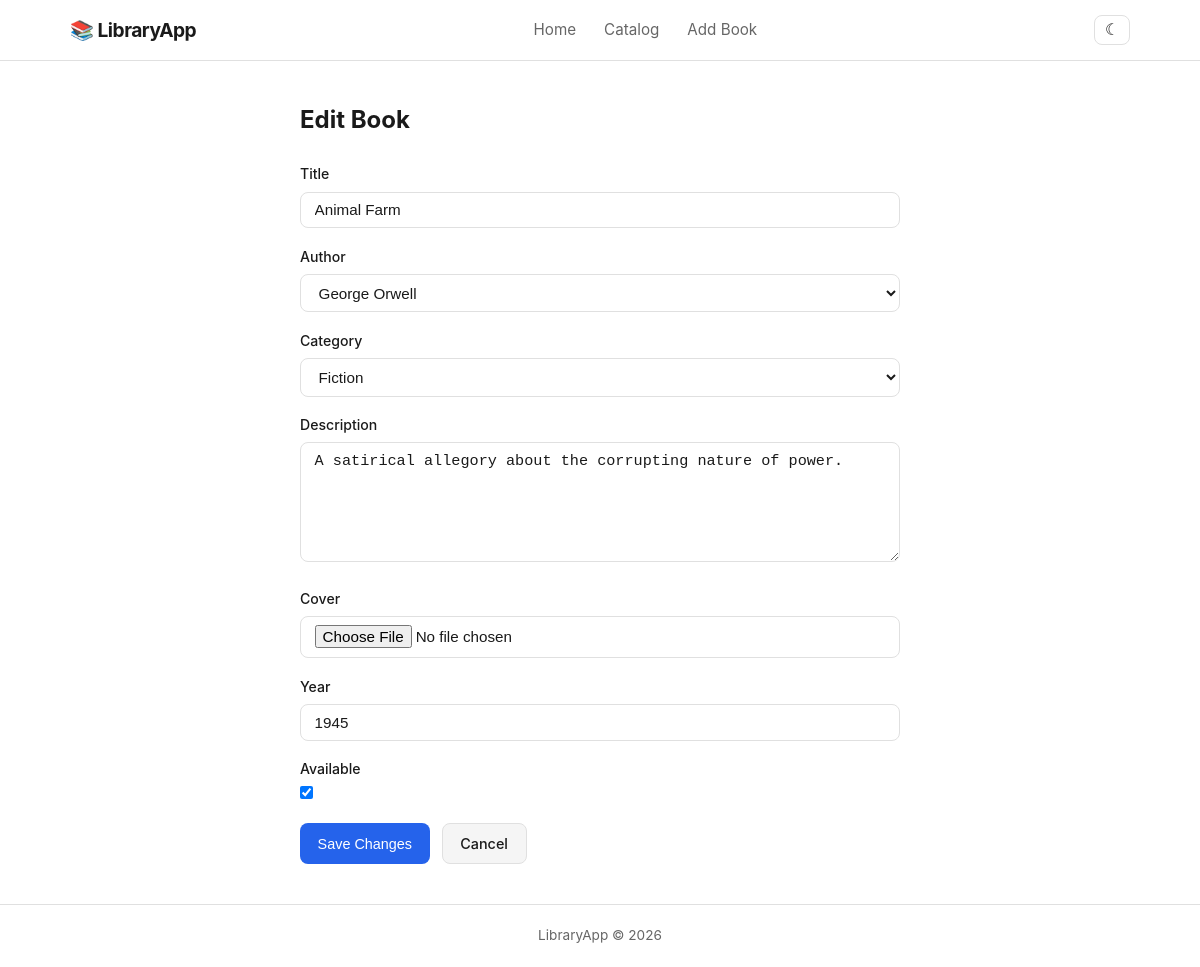
The page /book/2/edit/ on the database its author committed.
### library/models.py (models this page shows, shortened)
class Book(models.Model):
    title       = models.CharField(max_length=300)
    author      = models.ForeignKey(Author, on_delete=models.CASCADE, related_name='books')
    category    = models.ForeignKey(Category, on_delete=models.SET_NULL, null=True, blank=True)
    description = models.TextField(blank=True)
    cover       = models.ImageField(upload_to='covers/', blank=True, null=True)
    year        = models.PositiveIntegerField(null=True, blank=True)
    available   = models.BooleanField(default=True)
    created_at  = models.DateTimeField(auto_now_add=True)
    class Meta:
        ordering = ['-created_at']

### library/views.py (the view)
# urls.py: path('book/<int:pk>/edit/',       views.book_edit,   name='book_edit'),
def book_edit(request, pk):
    book = get_object_or_404(Book, pk=pk)
    if request.method == 'POST':
        form = BookForm(request.POST, request.FILES, instance=book)
        if form.is_valid():
            form.save()
            messages.success(request, f'"{book.title}" has been updated.')
            return redirect('book_detail', pk=book.pk)
    else:
        form = BookForm(instance=book)
    return render(request, 'library/book_form.html', {'form': form, 'book': book})

### library/forms.py (shortened to what this page needs)
class BookForm(forms.ModelForm):
    class Meta:
        model  = Book
        fields = ['title', 'author', 'category', 'description', 'cover', 'year', 'available']
        widgets = {
            'description': forms.Textarea(attrs={'rows': 4}),
        }

### library/models.py (called while the page is built)
    def __str__(self):
        return self.name

    def __str__(self):
        return self.name

### templates/library/book_form.html (shortened to what this page needs)
{% extends "base.html" %}
{% block content %}
<div class="container">
  <div class="form-wrap">
    <h1>{% if book %}Edit Book{% else %}Add New Book{% endif %}</h1>
    <form method="post" enctype="multipart/form-data" novalidate>
      {% for field in form %}
      <div class="form-group">
        <label for="{{ field.id_for_label }}">{{ field.label }}</label>
        {% if field.field.widget.input_type == 'checkbox' %}
          <div class="checkbox-row">
            {{ field }}
          </div>
        {% else %}
          {{ field }}
        {% endif %}
      </div>
      {% endfor %}
      <div class="form-actions">
        <button type="submit" class="btn btn-primary">
          {% if book %}Save Changes{% else %}Add Book{% endif %}
        </button>
        <a href="{% if book %}{% url 'book_detail' book.pk %}{% else %}{% url 'catalog' %}{% endif %}" class="btn btn-secondary">Cancel</a>
      </div>
    </form>
  </div>
</div>
{% endblock %}

### static/css/style.css (style rules this page uses)
:root { --bg: #ffffff; --bg-alt: #f5f5f5; --text: #1a1a1a; --text-sub: #666666; --accent: #2563eb; --accent-h: #1d4ed8; --border: #e0e0e0; --card-bg: #ffffff; --shadow: 0 2px 8px rgba(0,0,0,.08); --shadow-h: 0 4px 16px rgba(0,0,0,.14); --radius: 8px; --max-w: 1100px; }
*, *::before, *::after { box-sizing: border-box; margin: 0; padding: 0; }
html { scroll-behavior: smooth; }
body { font-family: -apple-system, BlinkMacSystemFont, 'Segoe UI', sans-serif; background: var(--bg); color: var(--text); line-height: 1.6; min-height: 100vh; display: flex; flex-direction: column; transition: background .25s, color .25s; }
a { color: var(--accent); text-decoration: none; }
.container { max-width: var(--max-w); margin: 0 auto; padding: 0 1.25rem; }
.btn { display: inline-flex; align-items: center; gap: .4rem; padding: .5rem 1.1rem; border-radius: var(--radius); font-size: .9rem; font-weight: 500; cursor: pointer; border: none; transition: background .15s, opacity .15s; text-decoration: none; }
.btn-primary { background: var(--accent); color: #fff; }
.btn-secondary { background: var(--bg-alt); color: var(--text); border: 1px solid var(--border); }
.form-wrap { max-width: 600px; margin: 2.5rem auto; }
.form-wrap h1 { font-size: 1.5rem; margin-bottom: 1.5rem; }
.form-group { margin-bottom: 1.1rem; }
.form-group label { display: block; font-size: .88rem; font-weight: 500; margin-bottom: .35rem; color: var(--text); }
.form-group input, .form-group select, .form-group textarea { width: 100%; padding: .55rem .85rem; border: 1px solid var(--border); border-radius: var(--radius); background: var(--bg); color: var(--text); font-size: .95rem; outline: none; transition: border-color .15s; }
.form-group textarea { min-height: 120px; resize: vertical; }
.form-group .checkbox-row { display: flex; align-items: center; gap: .5rem; }
.form-group .checkbox-row input { width: auto; }
.form-actions { display: flex; gap: .75rem; margin-top: 1.5rem; }

### rows shown on the page
Book: form "Animal Farm" "George Orwell" "Fiction" "A satirical allegory about the corrupting nature of power." "1945", form "☑"

### other values the page prints
{{ field.label }} "Title" "Author" "Category" "Description" "Cover" "Year" "Available"
